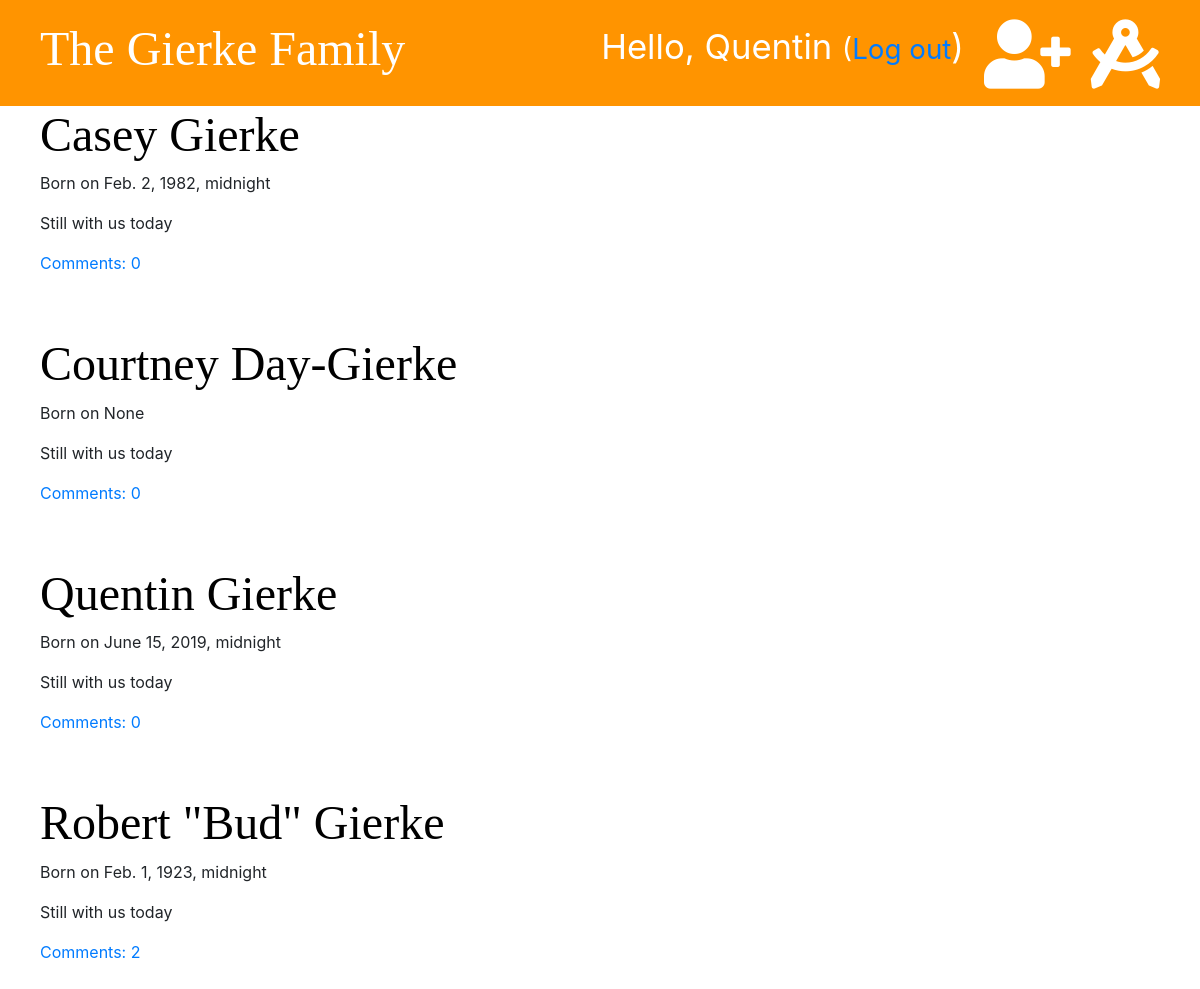
Screenshot of / (signed in) with the database file from the repository.
### blog/models.py (models this page shows, shortened)
class Post(models.Model):
	author = models.ForeignKey('auth.User', on_delete=models.CASCADE)
	name = models.CharField(max_length=200, unique=True)
	date_of_birth = models.DateTimeField(blank=True, null=True)
	date_deceased = models.DateTimeField(blank=True, null=True)
	parents = models.CharField(max_length=100, blank=True, null=True)
	spouse = models.CharField(max_length=100, blank=True, null=True)
	children =  models.CharField(max_length=300, blank=True, null=True)
	city =  models.CharField(max_length=100, blank=True, null=True)
	text = models.TextField()
	picture = models.ImageField(blank=True, upload_to='images/', default='images/IMG_3232.JPG')
	created_date = models.DateTimeField(default=timezone.now)
	published_date = models.DateTimeField(blank=True, null=True)
	def approved_comments(self):
		return self.comments.filter(approved=True)

### blog/views.py (the view)
# urls.py: path('', views.post_list, name='post_list'),
def post_list(request):
	posts = Post.objects.order_by('name')
	stuff_for_frontend = {'posts': posts}
	return render(request, 'blog/post_list.html', stuff_for_frontend)

### blog/templatetags/markdownify.py (called while the page is built)
@register.filter
def markdown(value):
    renderer = HighlightRenderer()
    markdown = mistune.Markdown(renderer=renderer)
    return markdown(value)

### blog/templates/blog/post_list.html (shortened to what this page needs)
{% extends 'blog/base.html' %}
{% load markdownify %}
{% block content %}
	{% for post in posts %}
		<div class="post">
			<h1><a href="{% url 'post_detail' pk=post.pk %}">{{ post.name }}</a></h1>
			<div>
				<p>Born on {{ post.date_of_birth }}</p>
				{% if post.deceased_date is not None %}
					<p>Died on {{ post.deceased_date }}</p>
				{% else %}
					<p>Still with us today</p>
				{% endif %}
				<a href="{% url 'post_detail' pk=post.pk %}">Comments: {{ post.approved_comments.count }}</a>
			</div>
		</div>
	{% endfor %}
{% endblock %}

### blog/templates/blog/base.html (shortened to what this page needs)
{% load staticfiles %}
<!DOCTYPE html>
<html>
<head>
	<link rel="stylesheet" href="https://stackpath.bootstrapcdn.com/bootstrap/4.3.1/css/bootstrap.min.css">
	<link rel="stylesheet" href="{% static 'css/blog.css' %}">
	<link rel="stylesheet" href="{% static 'css/zenburn.css' %}">
	<link rel="stylesheet" href="https://use.fontawesome.com/releases/v5.8.1/css/all.css">
</head>
<body>
	<div class="page-header">
		{% if user.is_authenticated %}
			<a href="{% url 'post_draft_list' %}" class="top-menu"><i class="fas fa-drafting-compass fa-2x"></i></a>
			<a href="{% url 'post_new' %}" class=top-menu><i class="fas fa-user-plus fa-2x"></i></a>
			<p class="top-menu">Hello, {{ user.username }} <small>(<a href="{% url 'logout' %}">Log out</a></small>)</p>
		{% else %}
			<a href="{% url 'login' %}" class="top-menu">Login</a>
		{% endif %}
		<h1><a href="{% url 'post_list' %}">The Gierke Family</a></h1>
	</div>
		<div class="row">
			<div class="col-md-8">
				{% block content %}
				{% endblock %}
			</div>
		</div>
</body>
</html>

### blog/static/css/blog.css (style rules this page uses)
.page-header { background-color: #ff9400; margin-top: 0; padding: 20px 20px 20px 40px; }
.page-header h1, .page-header h1 a { color: #ffffff; font-size: 36pt; text-decoration: none; }
h1, h2, h3, h4 { font-family: 'Tangerine', 'Inconsolata', 'Droid Sans', serif; font-size: 48px; }
.post { margin-bottom: 60px; margin-left: 40px; }
.post h1 a { color: #000000; }
.top-menu, .top-menu-add-icon:hover { color: #ffffff; float: right; font-size: 26pt; margin-right: 20px; }

### rows the page displays
Post: name "Casey Gierke", date_of_birth "Feb. 2, 1982, midnight", approved_comments.count "0"
Post: name "Courtney Day-Gierke", date_of_birth "None", approved_comments.count "0"
Post: name "Quentin Gierke", date_of_birth "June 15, 2019, midnight", approved_comments.count "0"
Post: name "Robert \"Bud\" Gierke", date_of_birth "Feb. 1, 1923, midnight", approved_comments.count "2"

### other values shown
{{ user.username }} "Quentin"
